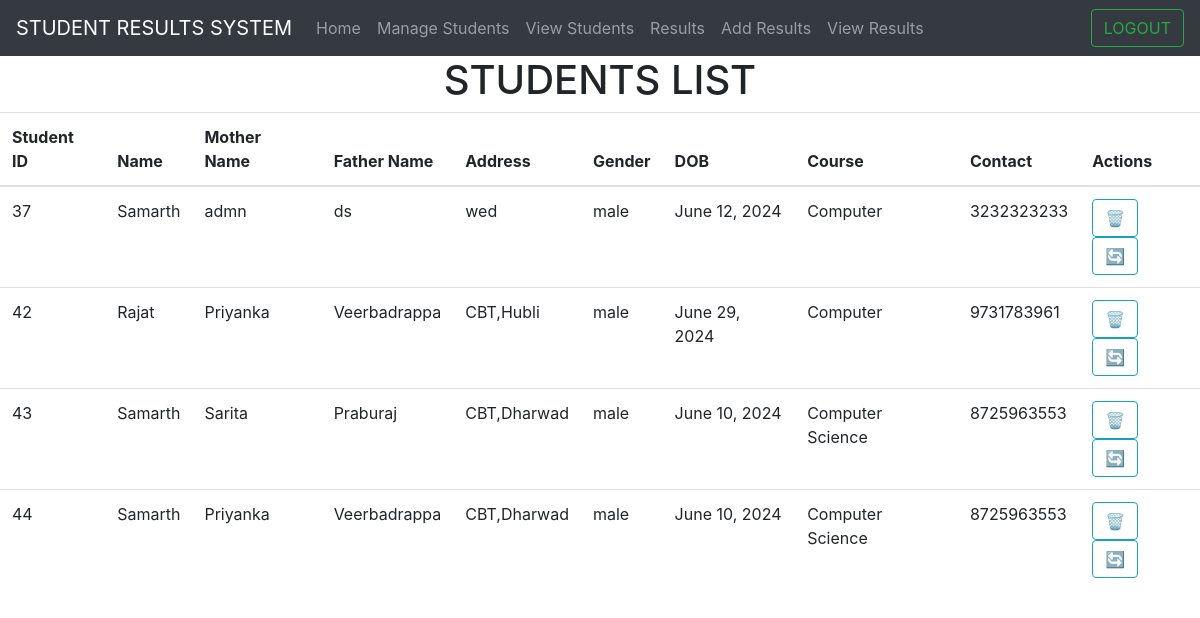
Before: /view with the older database file.
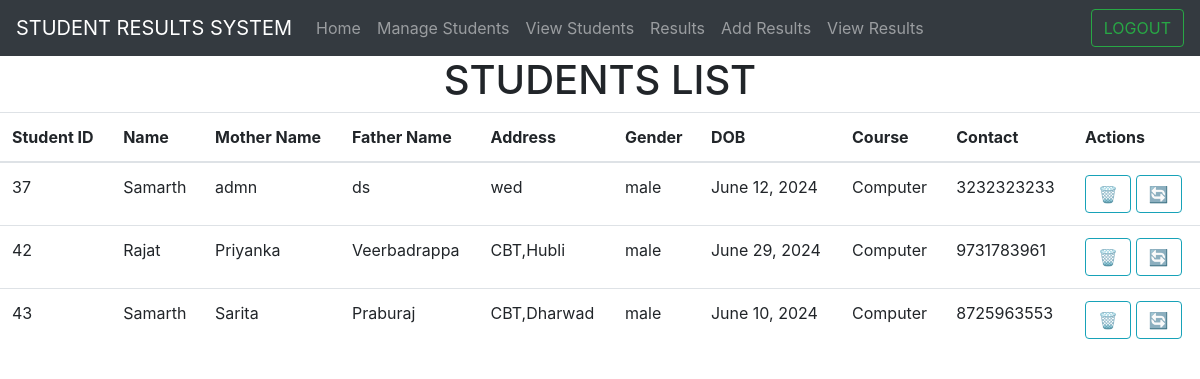
After: the same page with the newer database file.
### wweb/models.py (models this page shows, shortened)
class Students(models.Model):
    name=models.CharField(max_length=200)
    mother_name=models.CharField(max_length=200)
    father_name=models.CharField(max_length=200)
    address=models.CharField(max_length=200)
    gender=models.CharField(max_length=7)
    date=models.DateField()
    course=models.CharField(max_length=200)
    contact=models.CharField(max_length=200)

### wweb/views.py (the view)
# urls.py: path('view',views.view,name="view"),
def view(request):
    form=Students.objects.all()
    context={'form':form}
    return render(request,'view.html',context)

### wweb/templates/view.html (shortened to what this page needs)
{% extends "base.html" %}
{% block body %}
<h1 class="text-center">STUDENTS LIST</h1>
<table class="table table-hover">
    <thead>
      <tr>
        <th scope="col">Student ID</th>
        <th scope="col">Name</th>
        <th scope="col">Mother Name</th>
        <th scope="col">Father Name</th>
        <th scope="col">Address</th>
        <th scope="col">Gender</th>
        <th scope="col">DOB</th>
        <th scope="col">Course</th>
        <th scope="col">Contact</th>
        <th scope="col">Actions</th>
      </tr>
    </thead>
    <tbody>
      {% for i in form %}
      <tr>
        <td>{{i.id}}</td>
        <td>{{i.name}}</td>
        <td>{{i.mother_name}}</td>
        <td>{{i.father_name}}</td>
        <td>{{i.address}}</td>
        <td>{{i.gender}}</td>
        <td>{{i.date}}</td>
        <td>{{i.course}}</td>
        <td>{{i.contact}}</td>
        <td>
          <a href="{% url "deletestud" i.id %}" class="btn btn-outline-info">🗑️</a>
          <a href="{% url "updatestud" i.id %}" class="btn btn-outline-info">🔄</a>
        </td>
      </tr>
      {% endfor %}
    </tbody>
  </table>
{% endblock body %}

Changed rows visible on the page:
removed Students: id "44", name "Samarth", mother_name "Priyanka", father_name "Veerbadrappa", address "CBT,Dharwad", gender "male", date "June 10, 2024", course "Computer Science", contact "8725963553"
changed Students "Sarita": course "Computer Science" → "Computer"
